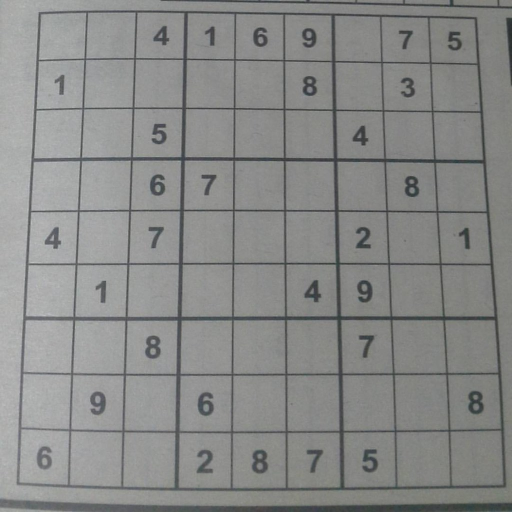
#> input picture images/23615025664_ea6867718f_b.jpg, 1024 x 1024 px (shown at 1/2 size); its folder holds only this picture in this run
$ python -i crop_images.py   (imports and definitions only)
#> lines starting #> are read from the running program, lines starting #| are printed output that depends on the picture; after the words box and inside, x2 and y2 are one past the last pixel; in counts of white or black regions, pixels touching at a corner belong together
#> further down, picture is the input picture: shape (1024, 1024, 3); mean B, G, R 135.7, 137.1, 136.2
import cv2
import numpy as np
import operator
import copy
import matplotlib.pyplot as plt
import os, glob

def preprocess_image(image):
    processed_img = cv2.cvtColor(image, cv2.COLOR_BGR2GRAY)

    processed_img = cv2.GaussianBlur(processed_img.copy(), (9, 9), 3)

    processed_img = cv2.adaptiveThreshold(processed_img, 255, cv2.ADAPTIVE_THRESH_GAUSSIAN_C, cv2.THRESH_BINARY, 11, 2)
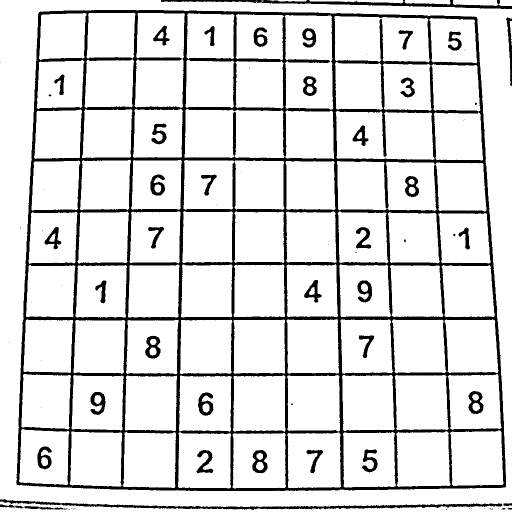
#> processed_img: shape (1024, 1024) (shown at 1/2 size); 87.2% white; 79 black regions (41 under 20 px), largest, box (x1, y1, x2, y2) and area: (32, 20, 1012, 982) 106628, (0, 998, 1005, 1020) 5031, (322, 0, 1024, 18) 3673

    processed_img = cv2.bitwise_not(processed_img, processed_img)
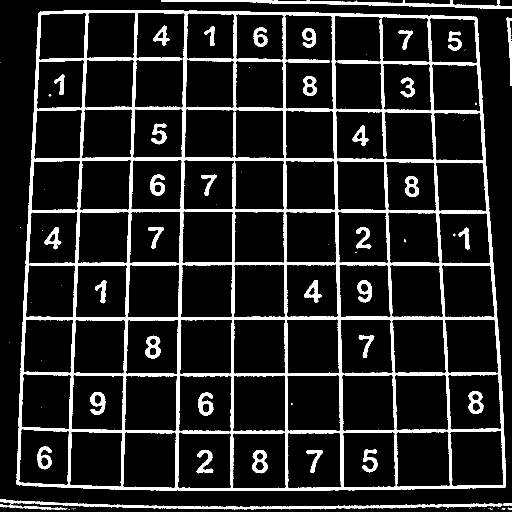
#> processed_img: shape (1024, 1024) (shown at 1/2 size); 12.8% white; 79 white regions (41 under 20 px), largest, box (x1, y1, x2, y2) and area: (32, 20, 1012, 982) 106628, (0, 998, 1005, 1020) 5031, (322, 0, 1024, 18) 3673

    kernel = cv2.getStructuringElement(cv2.MORPH_RECT, (3,3))
    processed_img = cv2.dilate(processed_img, kernel)
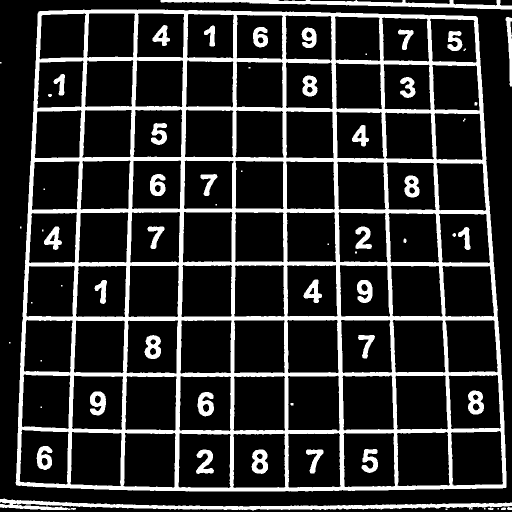
#> processed_img: shape (1024, 1024) (shown at 1/2 size); 17.8% white; 64 white regions (20 under 20 px), largest, box (x1, y1, x2, y2) and area: (31, 19, 1013, 983) 146646, (0, 997, 1024, 1021) 8454, (321, 0, 1024, 19) 5107

    return processed_img

def find_corners(image):
    ext_contours, hierarchy = cv2.findContours(image.copy(), cv2.RETR_EXTERNAL, cv2.CHAIN_APPROX_SIMPLE)
    contours, hierarchy = cv2.findContours(image.copy(), cv2.RETR_LIST, cv2.CHAIN_APPROX_SIMPLE)

    contour = sorted(contours, key=cv2.contourArea, reverse=True)[0]

    bottom_right, _ = max(enumerate([pt[0][0] + pt[0][1] for pt in contour]), key=operator.itemgetter(1))
    top_left, _ = min(enumerate([pt[0][0] + pt[0][1] for pt in contour]), key=operator.itemgetter(1))
    bottom_left, _ = min(enumerate([pt[0][0] - pt[0][1] for pt in contour]), key=operator.itemgetter(1))
    top_right, _ = max(enumerate([pt[0][0] - pt[0][1] for pt in contour]), key=operator.itemgetter(1))

    return [contour[top_left][0], contour[top_right][0], contour[bottom_right][0], contour[bottom_left][0]]

def four_point_transform(pts, image):
    pts1 = np.float32(pts)
    pts2 = np.float32([[0, 0], [640, 0], [640, 640], [0, 640]])
    matrix = cv2.getPerspectiveTransform(pts1, pts2)
    result = cv2.warpPerspective(image, matrix, (640, 640))

    return result


# [23 lines not run here, left out]

    # plt.imshow(image)
    # plt.show()

>>> import cv2
>>> picture = cv2.imread('images/23615025664_ea6867718f_b.jpg')
>>> result = preprocess_image(picture)

$ run again, on images/IMG_20200501_150402.jpg
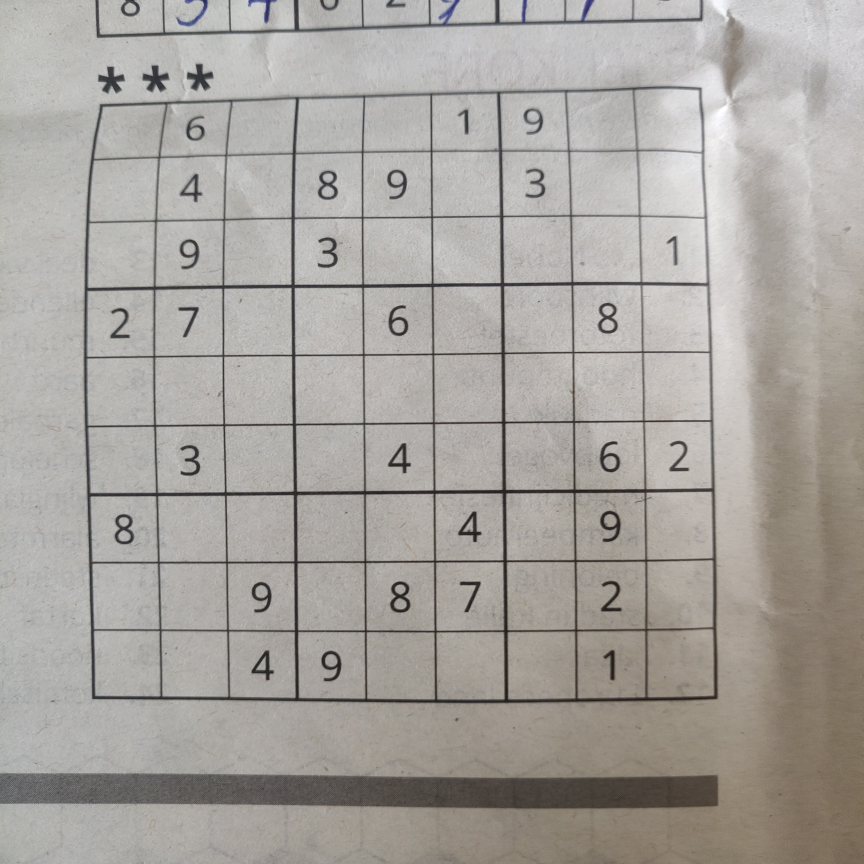
#> input picture images/IMG_20200501_150402.jpg, 3456 x 3456 px (shown at 1/4 size)
#> picture is the input picture: shape (3456, 3456, 3); mean B, G, R 159, 163.9, 167.7
#> in preprocess_image, `processed_img = cv2.adaptiveThreshold(processed_img, 255, cv2.ADAPTIVE..`:
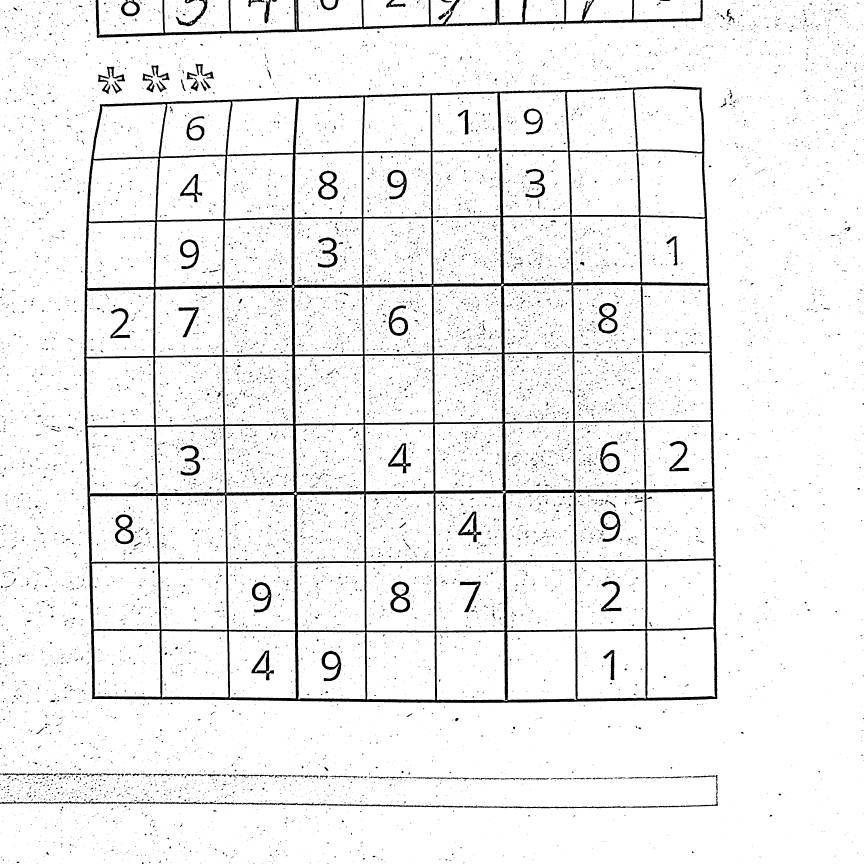
#> processed_img: shape (3456, 3456) (shown at 1/4 size); 94.2% white; 18533 black regions (16846 under 20 px), largest, box (x1, y1, x2, y2) and area: (336, 345, 2870, 2812) 411201, (382, 0, 2811, 152) 37475, (1305, 3100, 2872, 3233) 8032
#> in preprocess_image, `processed_img = cv2.dilate(processed_img, kernel)`:
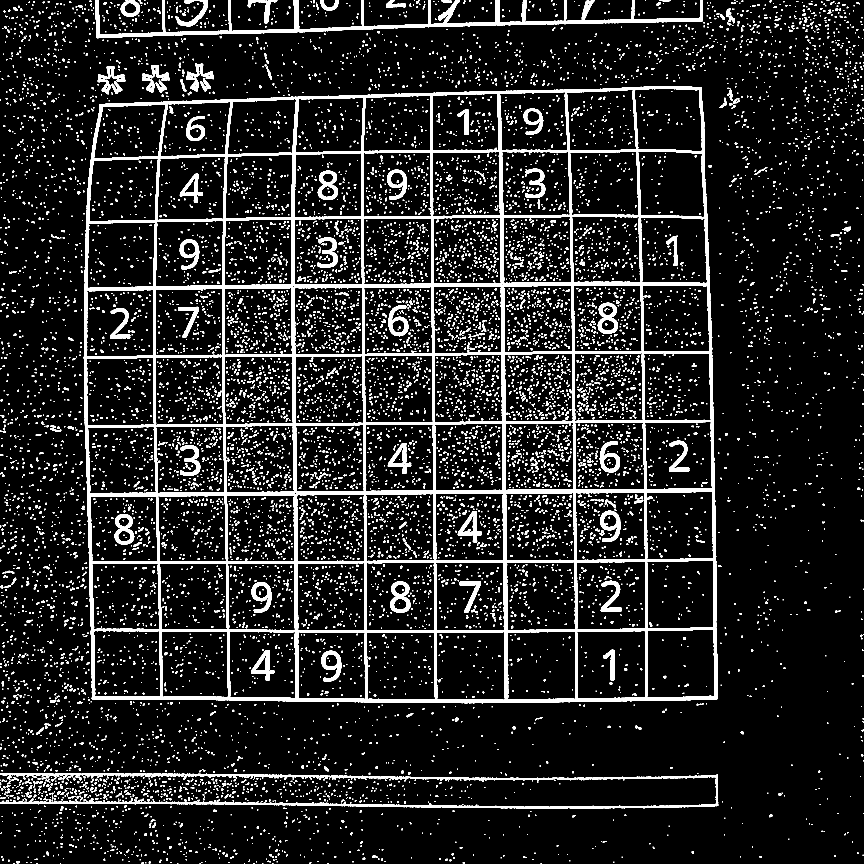
#> processed_img: shape (3456, 3456) (shown at 1/4 size); 9.5% white; 13114 white regions (5548 under 20 px), largest, box (x1, y1, x2, y2) and area: (335, 344, 2871, 2813) 518560, (381, 0, 2812, 153) 47993, (0, 3099, 2873, 3234) 33421

$ run again, on images/IMG_20200501_150410.jpg
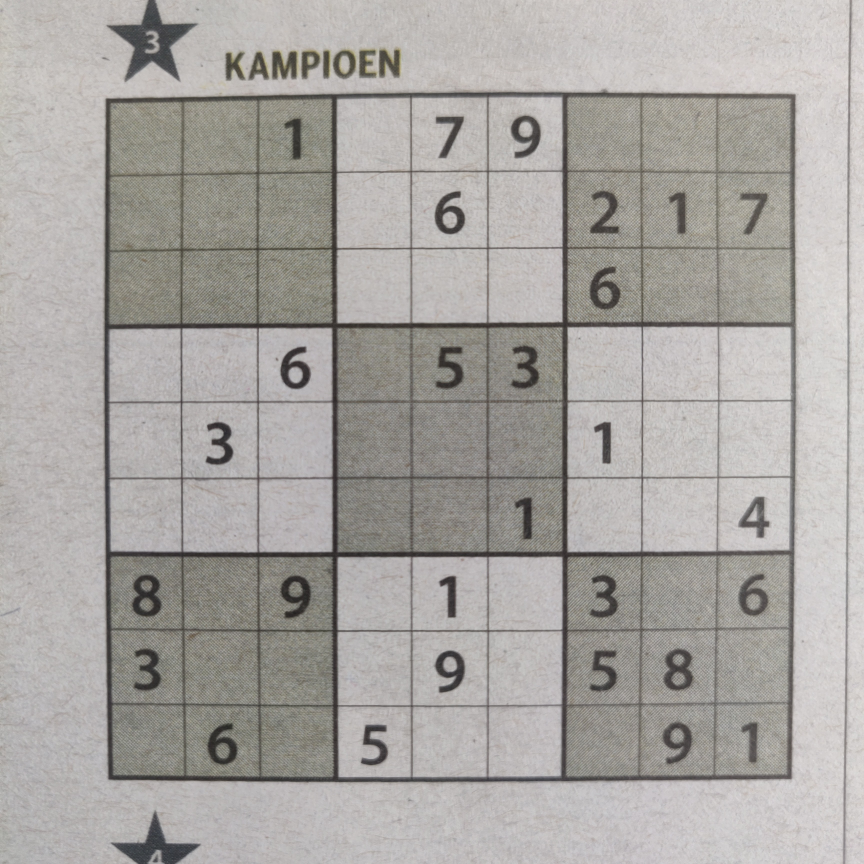
#> input picture images/IMG_20200501_150410.jpg, 3456 x 3456 px (shown at 1/4 size)
#> picture is the input picture: shape (3456, 3456, 3); mean B, G, R 161.4, 164.9, 168.1
#> in preprocess_image, `processed_img = cv2.adaptiveThreshold(processed_img, 255, cv2.ADAPTIVE..`:
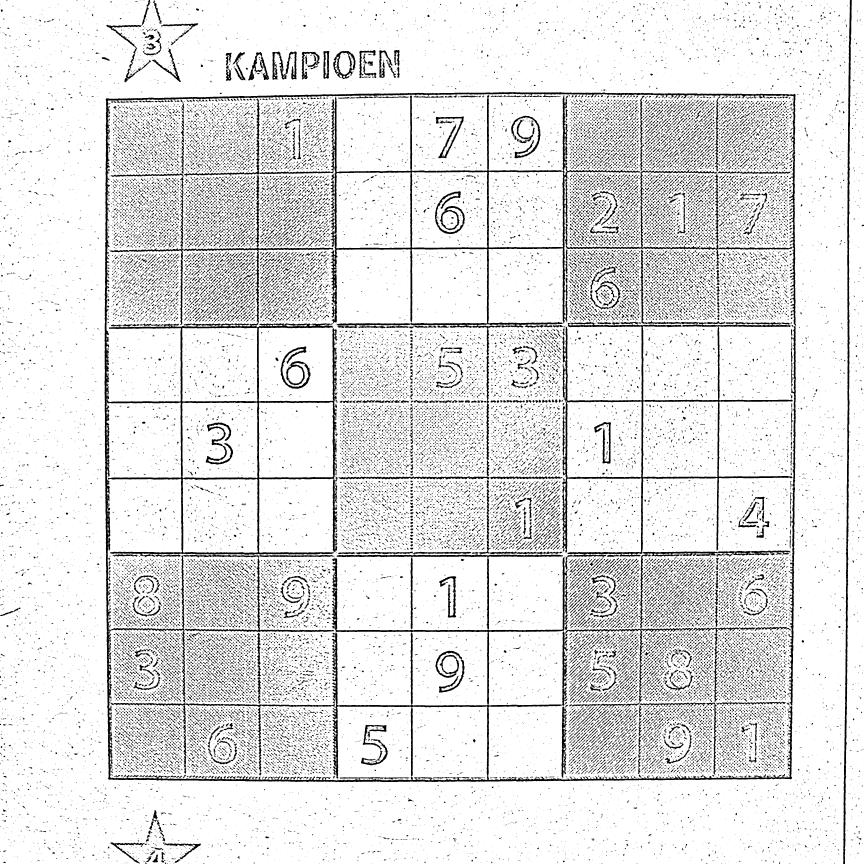
#> processed_img: shape (3456, 3456) (shown at 1/4 size); 88.9% white; 46632 black regions (34408 under 20 px), largest, box (x1, y1, x2, y2) and area: (418, 368, 3184, 3128) 342696, (2241, 998, 3171, 2513) 58763, (3372, 0, 3408, 3456) 24179
#> in preprocess_image, `processed_img = cv2.dilate(processed_img, kernel)`:
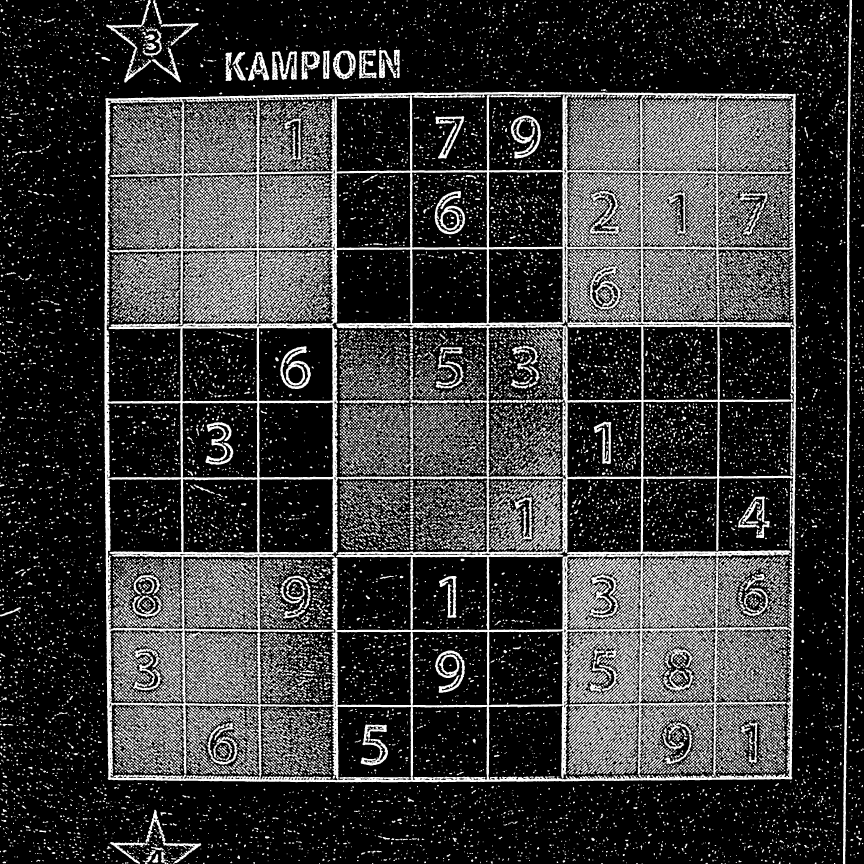
#> processed_img: shape (3456, 3456) (shown at 1/4 size); 22.5% white; 23528 white regions (6592 under 20 px), largest, box (x1, y1, x2, y2) and area: (417, 367, 3185, 3129) 759044, (3371, 0, 3409, 3456) 32363, (2358, 999, 2562, 1239) 14420

$ run again, on images/IMG_20200501_150416.jpg
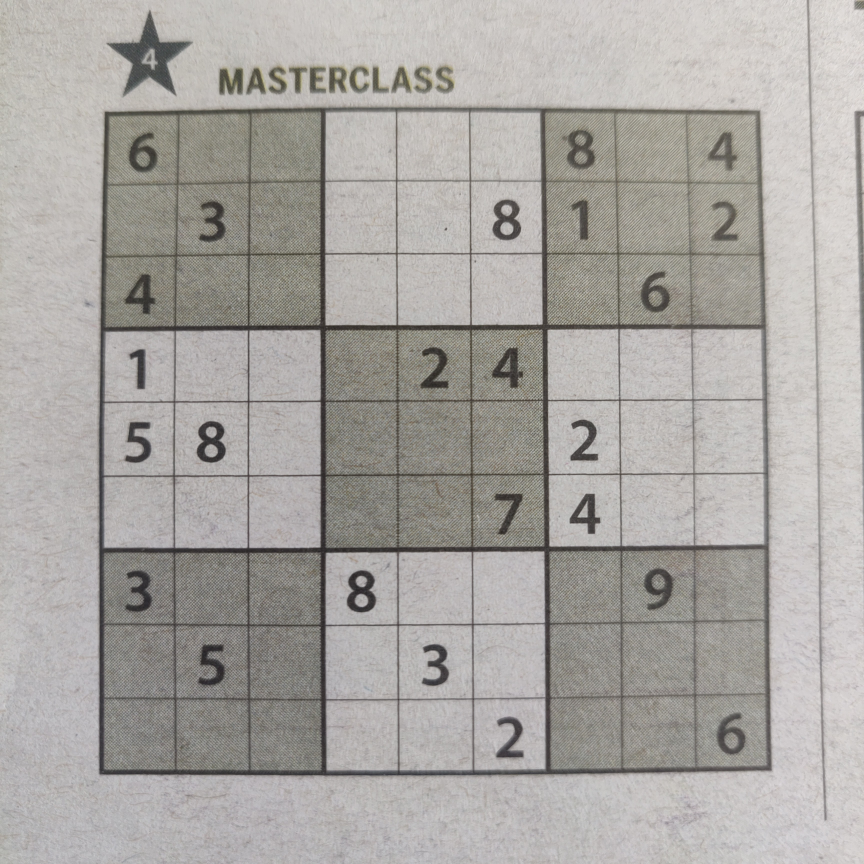
#> input picture images/IMG_20200501_150416.jpg, 3456 x 3456 px (shown at 1/4 size)
#> picture is the input picture: shape (3456, 3456, 3); mean B, G, R 161.8, 165.6, 168.7
#> in preprocess_image, `processed_img = cv2.adaptiveThreshold(processed_img, 255, cv2.ADAPTIVE..`:
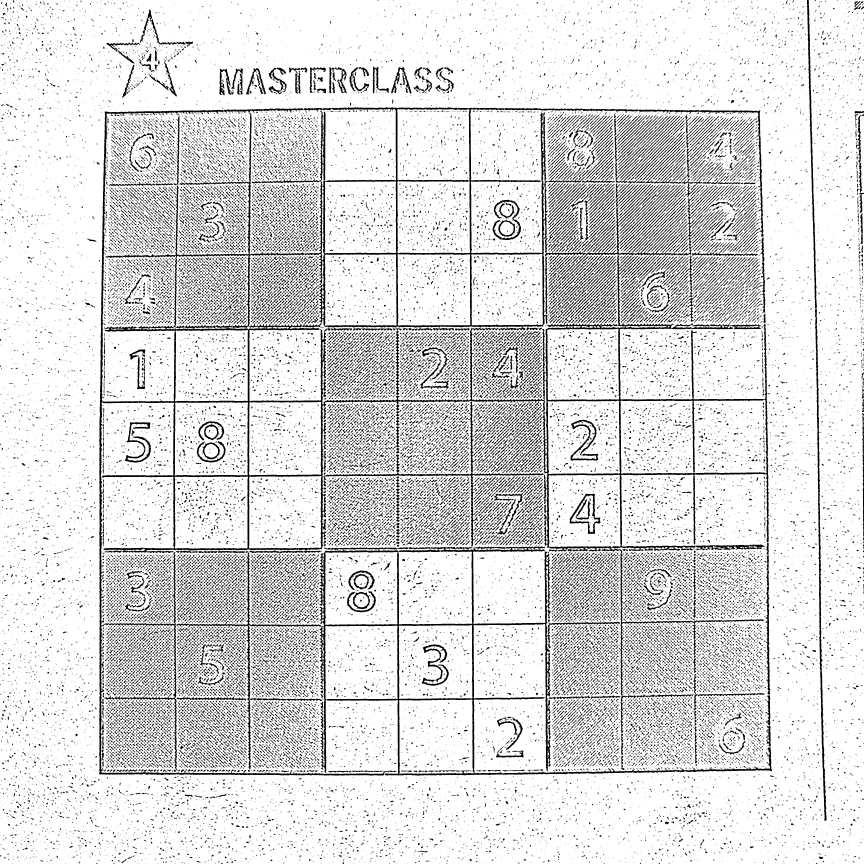
#> processed_img: shape (3456, 3456) (shown at 1/4 size); 86.6% white; 49055 black regions (33875 under 20 px), largest, box (x1, y1, x2, y2) and area: (397, 428, 3082, 3103) 309563, (705, 2185, 3088, 3102) 80969, (3228, 0, 3307, 3284) 21745
#> in preprocess_image, `processed_img = cv2.dilate(processed_img, kernel)`:
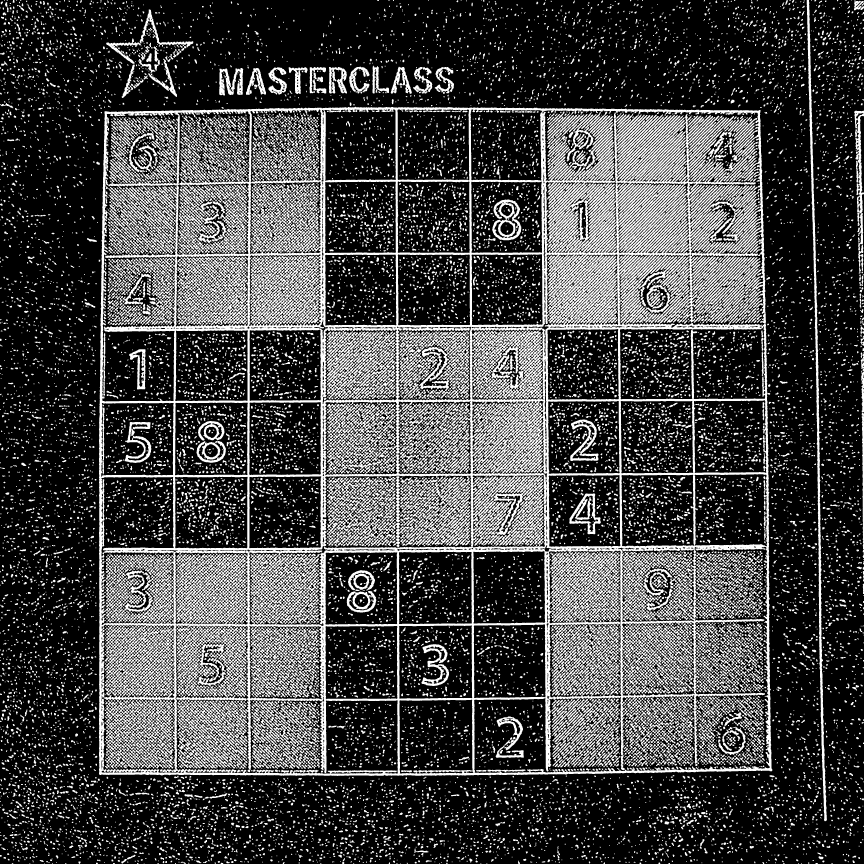
#> processed_img: shape (3456, 3456) (shown at 1/4 size); 26.9% white; 21712 white regions (6612 under 20 px), largest, box (x1, y1, x2, y2) and area: (396, 427, 3089, 3104) 1573173, (3227, 0, 3308, 3285) 29971, (710, 2800, 956, 3074) 22869
